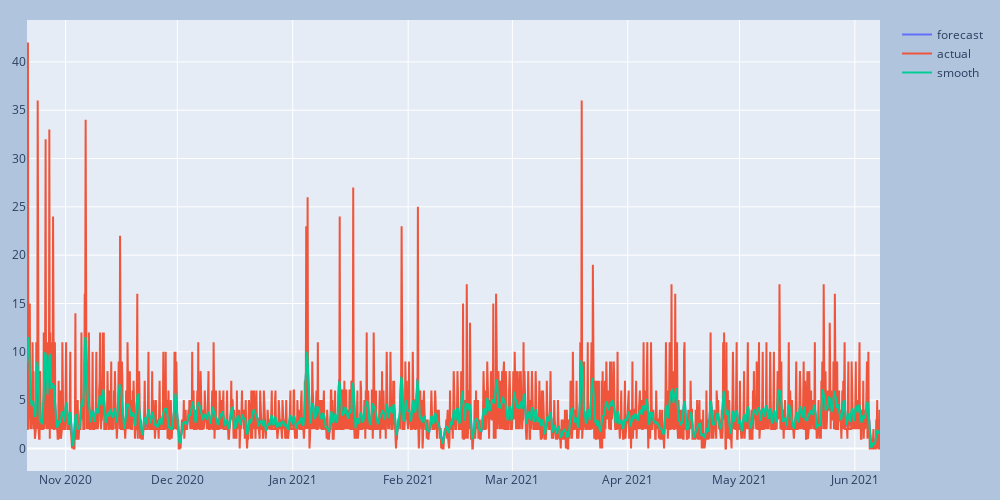

Notebook code for this chart:
### Code cell
df = pd.DataFrame([])
df['start_on'] = actual_test.index[look_back:-1]
df.set_index(['start_on'], inplace=True)
df['forecast'] = testPredict.squeeze()
df['smooth'] = testY.squeeze()
df['actual'] = actual_test['node_cnt'].to_list()[look_back:-1]
plot_trace(df, ['forecast', 'actual', 'smooth'])

### Figure 1 — Plotly figure (JSON) as saved in the notebook; plotly's stock layout.template omitted (floating-point values rounded to 4 significant figures; data arrays with more than 128 entries replaced by an {"elided": "..."} marker saying what was removed)
{"data": [{"mode": "lines", "name": "forecast", "type": "scatter", "x": {"elided": "1834 str values"}, "y": {"elided": "1834 float values"}}, {"mode": "lines", "name": "actual", "type": "scatter", "x": {"elided": "1834 str values"}, "y": {"elided": "1834 int values"}}, {"mode": "lines", "name": "smooth", "type": "scatter", "x": {"elided": "1834 str values"}, "y": {"elided": "1834 float values"}}], "layout": {"height": 500, "margin": {"b": 20, "l": 20, "r": 20, "t": 20}, "paper_bgcolor": "LightSteelBlue", "showlegend": true, "width": 1000}}
